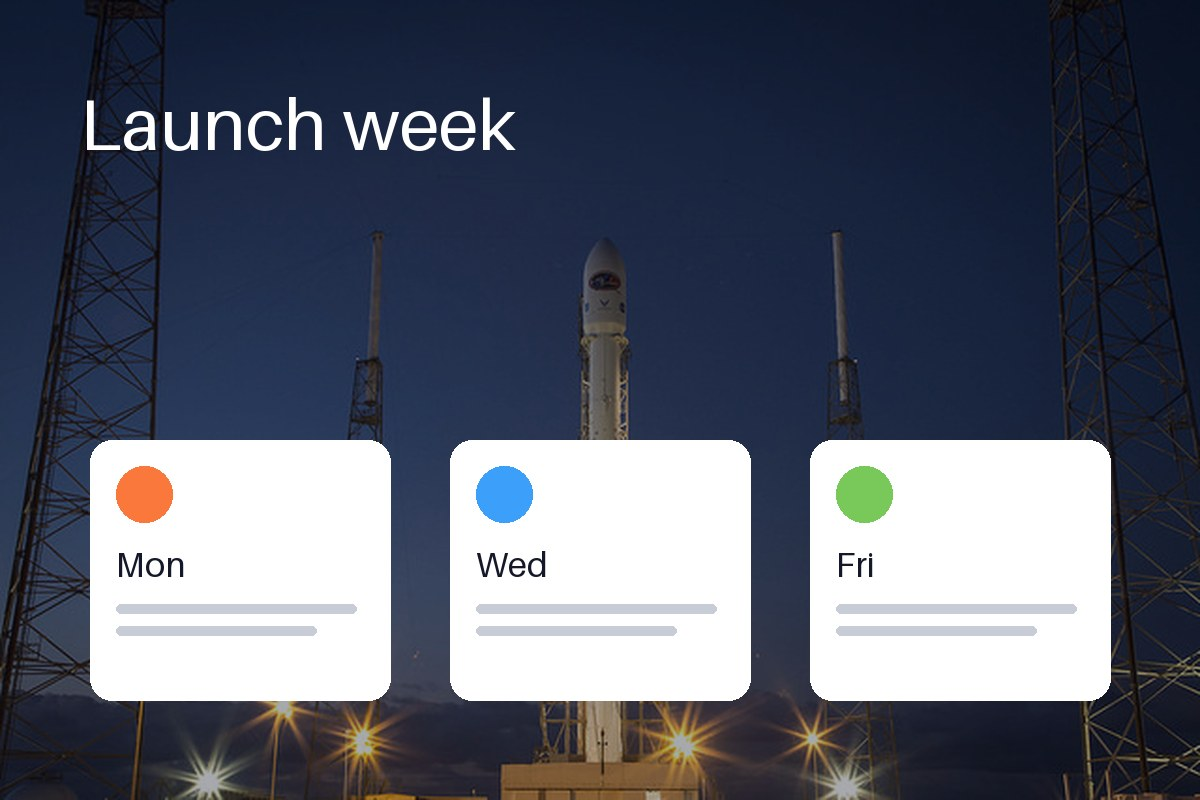
#> input picture proofs/autocomplete/detections/photo_hero_complete.jpg, 1200 x 800 px
$ python -i palette.py   (imports and definitions only)
#> lines starting #> are read from the running program, lines starting #| are printed output that depends on the picture
#> further down, picture is the input picture: PIL image 1200x800 RGB; mean R, G, B 86.6, 92.2, 106.6
"""Dominant-color palettes and a palette match score."""

from dataclasses import dataclass

import cv2
import numpy as np
from PIL import Image

# Lab distance at which two colors count as completely different. A just
# noticeable difference is about 2.3; 50 is roughly "red vs orange-yellow".
MAX_DELTA_E = 50.0


@dataclass
class Swatch:
    hex: str
    weight: float  # fraction of pixels, 0..1
    lab: tuple[float, float, float]


def _pixels_lab(img: Image.Image, mask: np.ndarray | None, sample_side: int) -> np.ndarray:
    """Float Lab pixels (L 0..100, a/b about -127..127) of the visible area."""
#> called with sample_side = 128
    rgba = img.convert("RGBA")
    rgba.thumbnail((sample_side, sample_side), Image.BILINEAR)
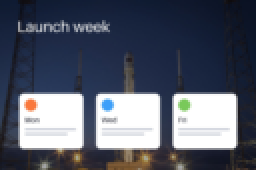
#> rgba: PIL image 128x85 RGBA (shown 2 times larger); mean R, G, B, A 86.6, 92.2, 106.6, 255
    arr = np.asarray(rgba)
    keep = arr[..., 3] > 127
#> keep: shape (85, 128) bool; every value is 1
    if mask is not None:
        small = cv2.resize(mask, (arr.shape[1], arr.shape[0]), interpolation=cv2.INTER_NEAREST)
        keep &= small > 127
    rgb = arr[..., :3].astype(np.float32) / 255.0
    lab = cv2.cvtColor(rgb, cv2.COLOR_RGB2Lab)
#> lab: shape (85, 128, 3) float32; mean of channels 0, 1, 2 36.7, 2.7, -9.9
    return lab[keep]


def extract_palette(
    img: Image.Image, k: int = 5, *, mask: np.ndarray | None = None, sample_side: int = 128
) -> list[Swatch]:
    """The k dominant colors of an image, most common first.

    Transparent pixels are ignored, so a character cutout gives the character's
    palette and not the background's. `mask` (0/255, image-sized) restricts the
    palette to a region.
    """
    pixels = _pixels_lab(img, mask, sample_side)
    if len(pixels) == 0:
        return []
    k = min(k, len(np.unique(pixels.round(), axis=0)))
#> k = 5
    if k == 1:
        # One flat color (or a single visible pixel): nothing to cluster, and
        # k-means rejects it.
        lab = pixels.mean(axis=0).astype(np.float32)
        r, g, b = np.clip(cv2.cvtColor(lab.reshape(1, 1, 3), cv2.COLOR_Lab2RGB).reshape(3) * 255.0, 0, 255).round().astype(int)
        return [Swatch(hex=f"#{r:02x}{g:02x}{b:02x}", weight=1.0, lab=tuple(map(float, lab)))]
    cv2.setRNGSeed(0)  # same image, same palette
    criteria = (cv2.TERM_CRITERIA_EPS + cv2.TERM_CRITERIA_MAX_ITER, 30, 0.5)
    _, labels, centers = cv2.kmeans(pixels, k, None, criteria, 3, cv2.KMEANS_PP_CENTERS)
#> labels = 10880 values, max 4 at index 6, min 0 at index 0, mean 2.11; centers = [[11.95, 2.94, -9.33], [97.83, -0.0837, -0.215], [54.67, 0.756, -8.13], [43.19, 5.14, 21.93], [17.33, 4.02, -18.04]]
    counts = np.bincount(labels.ravel(), minlength=k).astype(np.float64)
#> counts = [2954, 2463, 529, 352, 4582]
    weights = counts / counts.sum()
#> weights = [0.272, 0.226, 0.0486, 0.0324, 0.421]
    rgb = cv2.cvtColor(centers.reshape(1, k, 3).astype(np.float32), cv2.COLOR_Lab2RGB).reshape(k, 3)
#> rgb = [[0.112, 0.12, 0.173], [0.974, 0.976, 0.977], [0.49, 0.513, 0.567], [0.479, 0.384, 0.259], [0.122, 0.165, 0.268]]
    rgb8 = np.clip(rgb * 255.0, 0, 255).round().astype(int)
#> rgb8 = [[28, 31, 44], [248, 249, 249], [125, 131, 145], [122, 98, 66], [31, 42, 68]]
    swatches = [
        Swatch(hex="#{:02x}{:02x}{:02x}".format(*rgb8[i]), weight=float(weights[i]), lab=tuple(map(float, centers[i])))
        for i in range(k)
    ]
#> swatches = 5 items
    return sorted(swatches, key=lambda s: -s.weight)


def _one_way(a: list[Swatch], b: list[Swatch]) -> float:
    """Weighted mean Lab distance from each color in `a` to its nearest in `b`."""
    b_lab = np.array([s.lab for s in b])
    total = 0.0
    for s in a:
        nearest = np.linalg.norm(b_lab - np.array(s.lab), axis=1).min()
        total += s.weight * min(float(nearest), MAX_DELTA_E)
    return total / sum(s.weight for s in a)


def palette_score(a: list[Swatch], b: list[Swatch]) -> float:
    """How well two palettes match, 0..1. Symmetric.

    Both directions are checked, so a candidate is penalized for dropping one of
    the original's colors and for introducing a color the original lacks.
    """
    if not a or not b:
        return 0.0
    distance = (_one_way(a, b) + _one_way(b, a)) / 2
    return 1.0 - distance / MAX_DELTA_E

>>> from PIL import Image
>>> picture = Image.open('../../../proofs/autocomplete/detections/photo_hero_complete.jpg')
>>> result = extract_palette(picture)
#> result = 5 items

$ run again, on proofs/autocomplete/detections/features_complete.jpg
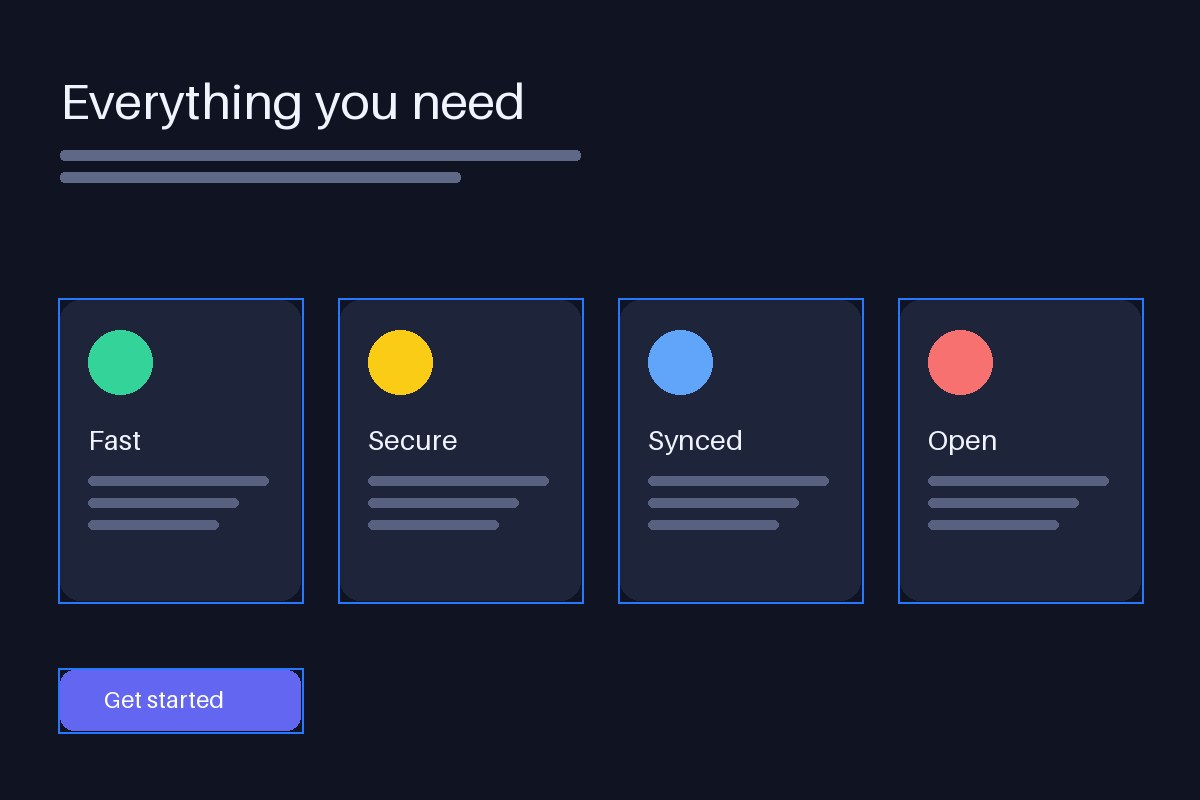
#> input picture proofs/autocomplete/detections/features_complete.jpg, 1200 x 800 px
#> picture is the input picture: PIL image 1200x800 RGB; mean R, G, B 27.1, 32, 51.6
#> in _pixels_lab, `rgba.thumbnail((sample_side, sample_side), Image.BILINEAR)`:
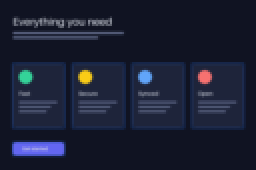
#> rgba: PIL image 128x85 RGBA (shown 2 times larger); mean R, G, B, A 27.1, 32, 51.6, 255
#> keep: shape (85, 128) bool; every value is 1
#> lab: shape (85, 128, 3) float32; mean of channels 0, 1, 2 12.4, 4.1, -13.1
#> k = 5
#> labels = 10880 values, max 4 at index 1159, min 0 at index 0, mean 0.604; centers = [[6.37, 3.04, -10.52], [15.69, 4.7, -16.48], [70.8, -1.69, 41.08], [51.69, 28.97, -61.46], [37.2, 3.12, -12.79]]
#> counts = [6440, 3591, 102, 212, 535]
#> weights = [0.592, 0.33, 0.00937, 0.0195, 0.0492]
#> in extract_palette, `rgb = cv2.cvtColor(centers.reshape(1, k, 3).astype(np.float32), cv2.CO..`: rgb = [[0.0635, 0.0759, 0.133], [0.122, 0.15, 0.245], [0.762, 0.675, 0.382], [0.387, 0.439, 0.9], [0.32, 0.34, 0.423]]
#> rgb8 = [[16, 19, 34], [31, 38, 62], [194, 172, 97], [99, 112, 229], [82, 87, 108]]
#> swatches = 5 items

$ run again, on proofs/autocomplete/detections/features_missing_third.jpg
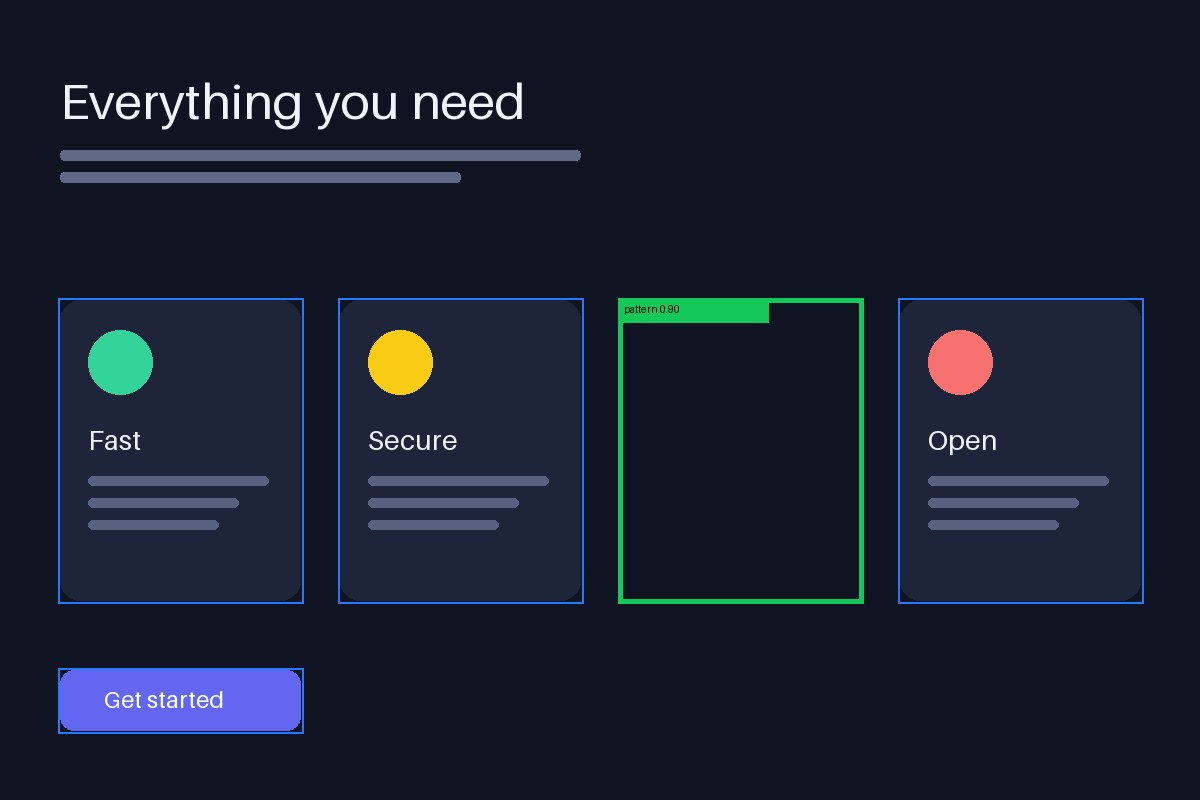
#> input picture proofs/autocomplete/detections/features_missing_third.jpg, 1200 x 800 px
#> picture is the input picture: PIL image 1200x800 RGB; mean R, G, B 25.4, 31.2, 48.6
#> in _pixels_lab, `rgba.thumbnail((sample_side, sample_side), Image.BILINEAR)`:
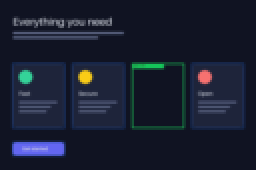
#> rgba: PIL image 128x85 RGBA (shown 2 times larger); mean R, G, B, A 25.4, 31.2, 48.6, 255
#> keep: shape (85, 128) bool; every value is 1
#> lab: shape (85, 128, 3) float32; mean of channels 0, 1, 2 11.9, 3.2, -11.9
#> k = 5
#> labels = 10880 values, max 4 at index 4521, min 0 at index 0, mean 0.672; centers = [[6.49, 2.97, -10.5], [37.9, -31.07, 12.95], [18.8, 4.51, -16.02], [49.45, 33.5, -64.05], [67.8, 22.85, 48.72]]
#> counts = [7256, 272, 3094, 180, 78]
#> weights = [0.667, 0.025, 0.284, 0.0165, 0.00717]
#> in extract_palette, `rgb = cv2.cvtColor(centers.reshape(1, k, 3).astype(np.float32), cv2.CO..`: rgb = [[0.064, 0.0771, 0.134], [0.112, 0.397, 0.264], [0.15, 0.175, 0.27], [0.386, 0.405, 0.893], [0.884, 0.579, 0.3]]
#> rgb8 = [[16, 20, 34], [29, 101, 67], [38, 45, 69], [98, 103, 228], [225, 148, 77]]
#> swatches = 5 items

$ run again, on proofs/autocomplete/detections/gallery_missing_cell.jpg
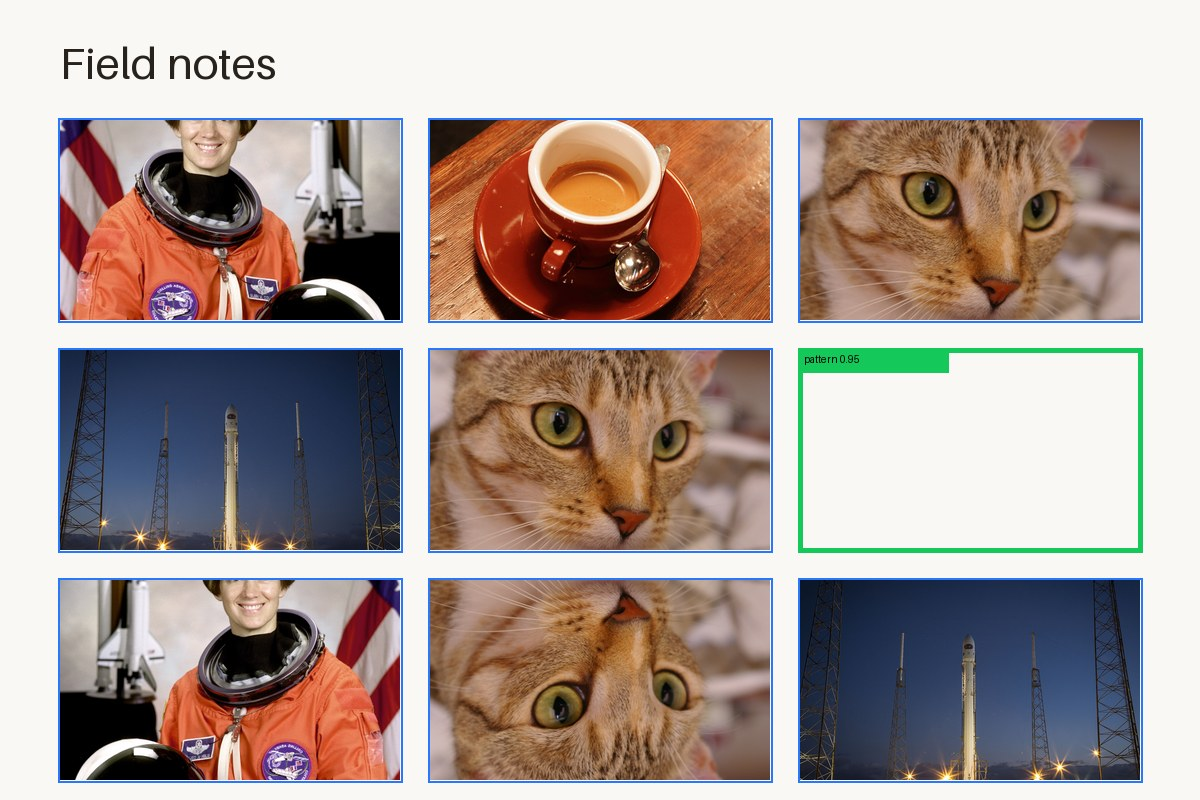
#> input picture proofs/autocomplete/detections/gallery_missing_cell.jpg, 1200 x 800 px
#> picture is the input picture: PIL image 1200x800 RGB; mean R, G, B 172.8, 158.2, 151.8
#> in _pixels_lab, `rgba.thumbnail((sample_side, sample_side), Image.BILINEAR)`:
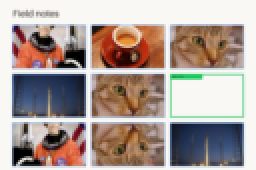
#> rgba: PIL image 128x85 RGBA (shown 2 times larger); mean R, G, B, A 172.8, 158.2, 151.8, 255
#> keep: shape (85, 128) bool; every value is 1
#> lab: shape (85, 128, 3) float32; mean of channels 0, 1, 2 65.4, 6, 6.1
#> k = 5
#> labels = 10880 values, max 4 at index 1682, min 0 at index 0, mean 1.64; centers = [[95.4, -1.68, 1.97], [46.78, 36.43, 38.17], [23.65, 3.68, -12.51], [69.18, 3.42, 0.648], [48.31, 12.11, 20.79]]
#> counts = [4396, 913, 1971, 1369, 2231]
#> weights = [0.404, 0.0839, 0.181, 0.126, 0.205]
#> in extract_palette, `rgb = cv2.cvtColor(centers.reshape(1, k, 3).astype(np.float32), cv2.CO..`: rgb = [[0.941, 0.951, 0.933], [0.699, 0.325, 0.188], [0.202, 0.217, 0.294], [0.69, 0.654, 0.658], [0.57, 0.417, 0.315]]
#> rgb8 = [[240, 243, 238], [178, 83, 48], [52, 55, 75], [176, 167, 168], [145, 106, 80]]
#> swatches = 5 items
